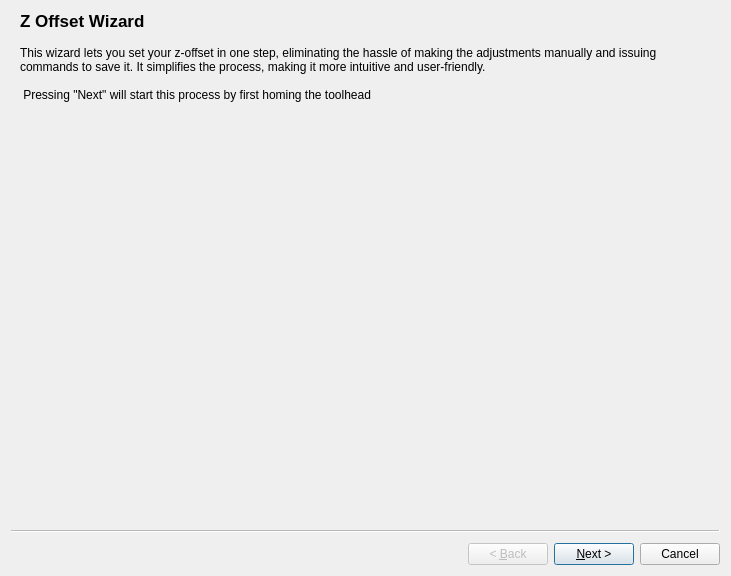
<?xml version="1.0" encoding="UTF-8"?>
<ui version="4.0">
 <class>ZOffsetWizard</class>
 <widget class="QWizard" name="ZOffsetWizard">
  <property name="geometry">
   <rect>
    <x>0</x>
    <y>0</y>
    <width>731</width>
    <height>576</height>
   </rect>
  </property>
  <property name="windowTitle">
   <string>Z-Offset Wizard</string>
  </property>
  <widget class="QWizardPage" name="wizardPage1">
   <property name="title">
    <string>Z Offset Wizard</string>
   </property>
   <layout class="QGridLayout" name="gridLayout">
    <item row="0" column="0">
     <widget class="QLabel" name="label">
      <property name="text">
       <string>This wizard lets you set your z-offset in one step, eliminating the hassle of making the adjustments manually and issuing commands to save it. It simplifies the process, making it more intuitive and user-friendly.

 Pressing &quot;Next&quot; will start this process by first homing the toolhead</string>
      </property>
      <property name="wordWrap">
       <bool>true</bool>
      </property>
     </widget>
    </item>
   </layout>
  </widget>
  <widget class="QWizardPage" name="wizardPage2">
   <property name="title">
    <string>Homing Toolhead</string>
   </property>
   <layout class="QGridLayout" name="gridLayout_2">
    <item row="0" column="0">
     <widget class="QThrobberWidget" name="throbberWidget">
      <property name="sizePolicy">
       <sizepolicy hsizetype="Expanding" vsizetype="Expanding">
        <horstretch>0</horstretch>
        <verstretch>0</verstretch>
       </sizepolicy>
      </property>
      <property name="toolTip">
       <string>Loading Throbber Widget</string>
      </property>
      <property name="whatsThis">
       <string>The throbber widget provides a stylish way to display a busy indicator or loading status.</string>
      </property>
      <property name="isPlaying">
       <bool>true</bool>
      </property>
     </widget>
    </item>
   </layout>
  </widget>
  <widget class="QWizardPage" name="wizardPage3">
   <property name="title">
    <string>Z-Offset Contol</string>
   </property>
   <layout class="QGridLayout" name="gridLayout_3">
    <item row="1" column="4">
     <widget class="QPushButton" name="up10Button">
      <property name="minimumSize">
       <size>
        <width>0</width>
        <height>50</height>
       </size>
      </property>
      <property name="text">
       <string>+1.0</string>
      </property>
     </widget>
    </item>
    <item row="2" column="4">
     <widget class="QPushButton" name="down10Button">
      <property name="minimumSize">
       <size>
        <width>0</width>
        <height>50</height>
       </size>
      </property>
      <property name="text">
       <string>-1.0</string>
      </property>
     </widget>
    </item>
    <item row="2" column="2">
     <widget class="QPushButton" name="down010Button">
      <property name="minimumSize">
       <size>
        <width>0</width>
        <height>50</height>
       </size>
      </property>
      <property name="text">
       <string>-0.1</string>
      </property>
     </widget>
    </item>
    <item row="1" column="2">
     <widget class="QPushButton" name="up010Button">
      <property name="minimumSize">
       <size>
        <width>0</width>
        <height>50</height>
       </size>
      </property>
      <property name="text">
       <string>+0.1</string>
      </property>
     </widget>
    </item>
    <item row="2" column="1">
     <widget class="QPushButton" name="down005Button">
      <property name="minimumSize">
       <size>
        <width>0</width>
        <height>50</height>
       </size>
      </property>
      <property name="text">
       <string>-0.05</string>
      </property>
     </widget>
    </item>
    <item row="1" column="1">
     <widget class="QPushButton" name="up005Button">
      <property name="minimumSize">
       <size>
        <width>0</width>
        <height>50</height>
       </size>
      </property>
      <property name="text">
       <string>+0.05</string>
      </property>
     </widget>
    </item>
    <item row="2" column="0">
     <widget class="QPushButton" name="down0025Button">
      <property name="minimumSize">
       <size>
        <width>0</width>
        <height>50</height>
       </size>
      </property>
      <property name="text">
       <string>-0.025</string>
      </property>
     </widget>
    </item>
    <item row="0" column="0" colspan="5">
     <widget class="QLabel" name="label_2">
      <property name="minimumSize">
       <size>
        <width>0</width>
        <height>0</height>
       </size>
      </property>
      <property name="text">
       <string>Use the buttons below to increase or decrease the Z-Offset by the displayed amount.

It it best to use a set of feeler gauges with the 0.2mm finger, but a piece of A4 printer paper will suffice. If you are using the paper method, the paper should just barely tug on the nozzle, but still be able to move without scratching the paper.

Press &quot;Finish&quot; when you are satisfied with the offset.</string>
      </property>
      <property name="wordWrap">
       <bool>true</bool>
      </property>
     </widget>
    </item>
    <item row="1" column="0">
     <widget class="QPushButton" name="up0025Button">
      <property name="minimumSize">
       <size>
        <width>0</width>
        <height>50</height>
       </size>
      </property>
      <property name="text">
       <string>+0.025</string>
      </property>
     </widget>
    </item>
    <item row="1" column="3">
     <widget class="QPushButton" name="up050Button">
      <property name="minimumSize">
       <size>
        <width>0</width>
        <height>50</height>
       </size>
      </property>
      <property name="text">
       <string>+0.5</string>
      </property>
     </widget>
    </item>
    <item row="2" column="3">
     <widget class="QPushButton" name="down050Button">
      <property name="minimumSize">
       <size>
        <width>0</width>
        <height>50</height>
       </size>
      </property>
      <property name="text">
       <string>-0.5</string>
      </property>
     </widget>
    </item>
   </layout>
  </widget>
 </widget>
 <customwidgets>
  <customwidget>
   <class>QThrobberWidget</class>
   <extends>QWidget</extends>
   <header>QtDAWidgets/qthrobberwidget.h</header>
  </customwidget>
 </customwidgets>
 <resources/>
 <connections/>
</ui>
